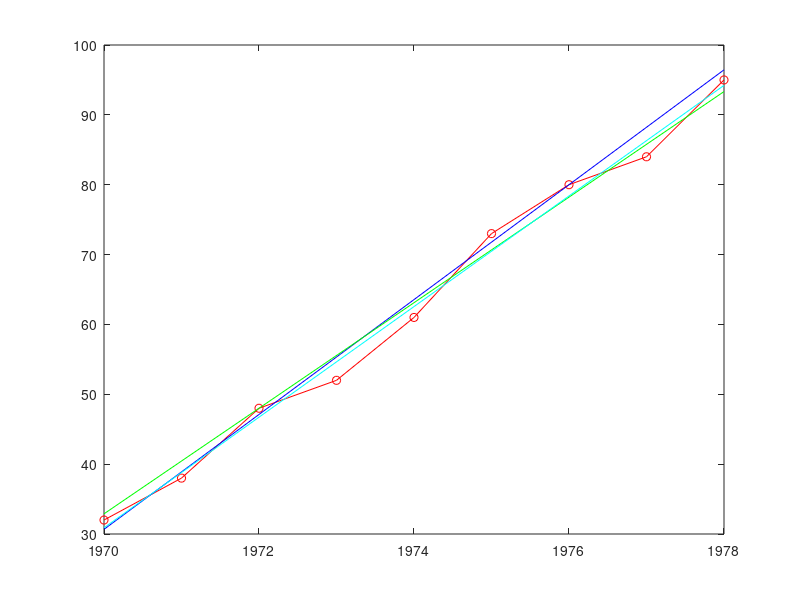

Write MATLAB code to recreate this figure.
t=[1970:1978];
y=[32,38,48,52,61,73,80,84,95];
tab=[t;y];

med1=median(tab(:,1:4)');
med2=median(tab(:,5:9)');

a=(med2(2)-med1(2))/(med2(1)-med1(1));
b=med2(2)-a*med2(1);

plot(tab(1,:),tab(2,:),'ro-')
hold on
plot(t(1:end-1:end),a*t(1:end-1:end)+b,'b')

res1=(y-a*t-b).^2;

med1=median(tab(:,1:5)');
med2=median(tab(:,6:9)');

a=(med2(2)-med1(2))/(med2(1)-med1(1));
b=med2(2)-a*med2(1);
plot(t(1:end-1:end),a*t(1:end-1:end)+b,'g')

res2=(y-a*t-b).^2;

a=((t-mean(t))*(y-mean(y))')/((t-mean(t))*(t-mean(t))');
b=mean(y)-a*mean(t);
plot(t(1:end-1:end),a*t(1:end-1:end)+b,'c')
hold off
resCar=(y-a*t-b).^2;

res=[res1' res2' resCar']
    
